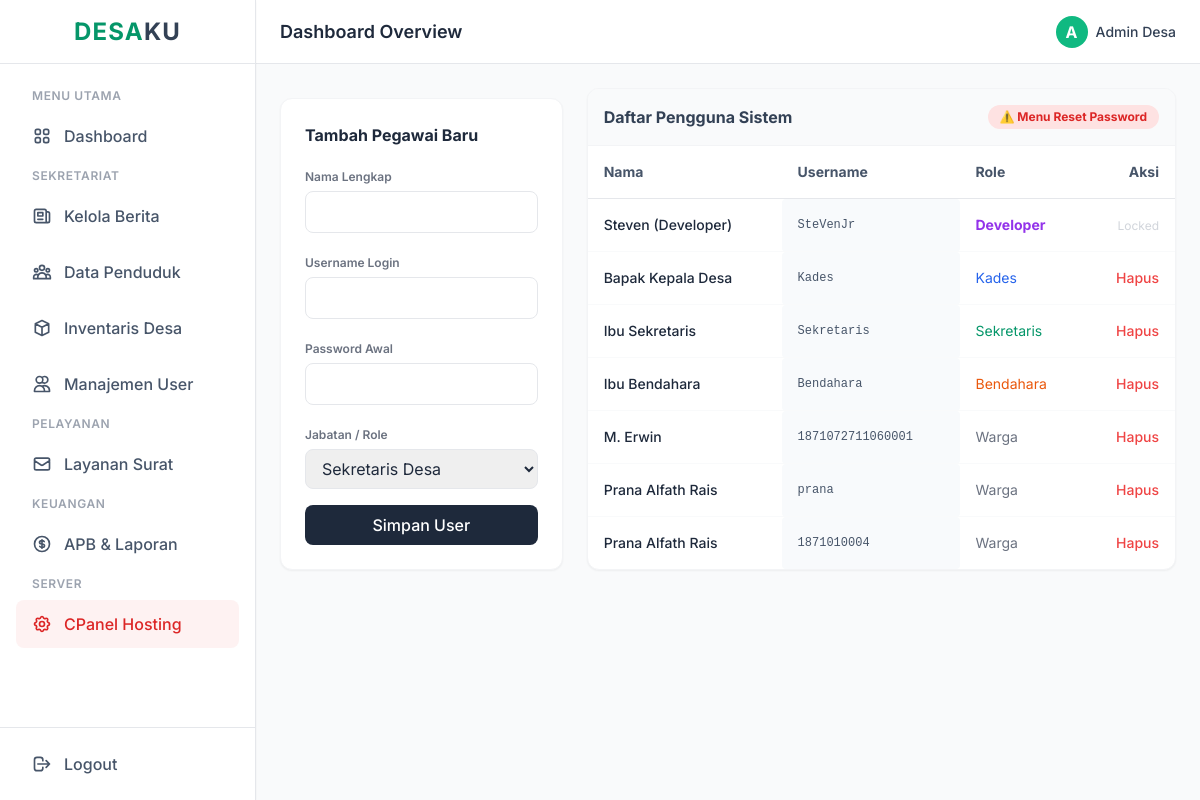
The app's page /kelola_user.php (signed in) with its own data.
### tables this page shows
CREATE TABLE `users` (
  `id` int(11) NOT NULL,
  `username` varchar(50) NOT NULL,
  `password` varchar(255) NOT NULL,
  `nama_lengkap` varchar(100) NOT NULL,
  `role_level` int(1) NOT NULL COMMENT '1:Dev, 2:Kades, 3:Sekdes, 4:Bendahara'
);

### kelola_user.php (the view, shortened to what this page needs)
<?php
include 'includes/koneksi.php';
include 'includes/header.php';
include 'includes/sidebar.php';
include 'includes/navbar.php';
?>
<main class="flex-1 overflow-x-hidden overflow-y-auto bg-gray-50 p-6">
    <div class="grid grid-cols-1 md:grid-cols-3 gap-6">
        <div class="md:col-span-1">
            <div class="bg-white p-6 rounded-xl shadow-sm border border-gray-100 sticky top-6">
                <h3 class="font-bold text-slate-800 mb-4">Tambah Pegawai Baru</h3>
                <form method="POST" class="space-y-4">
                    <div>
                        <label class="text-xs font-semibold text-gray-500">Nama Lengkap</label>
                        <input type="text" name="nama" required class="w-full border rounded-lg px-3 py-2 mt-1">
                    </div>
                    <div>
                        <label class="text-xs font-semibold text-gray-500">Username Login</label>
                        <input type="text" name="username" required class="w-full border rounded-lg px-3 py-2 mt-1">
                    </div>
                    <div>
                        <label class="text-xs font-semibold text-gray-500">Password Awal</label>
                        <input type="password" name="password" required class="w-full border rounded-lg px-3 py-2 mt-1">
                    </div>
                    <div>
                        <label class="text-xs font-semibold text-gray-500">Jabatan / Role</label>
                        <select name="role" class="w-full border rounded-lg px-3 py-2 mt-1">
                            <option value="3">Sekretaris Desa</option>
                        </select>
                    </div>
                    <button type="submit" name="tambah_user" class="w-full bg-slate-800 text-white py-2 rounded-lg hover:bg-slate-900 transition font-medium">Simpan User</button>
                </form>
            </div>
        </div>
        <div class="md:col-span-2">
            <div class="bg-white rounded-xl shadow-sm border border-gray-100 overflow-hidden">
                <div class="p-4 border-b border-gray-100 bg-gray-50 flex justify-between items-center">
                    <h3 class="font-bold text-slate-700">Daftar Pengguna Sistem</h3>
                    <?php if($_SESSION['user_role'] == 1): ?>
                    <a href="reset_password_user.php" class="text-xs bg-red-100 text-red-600 px-3 py-1 rounded-full font-bold hover:bg-red-200">⚠️ Menu Reset Password</a>
                    <?php endif; ?>
                </div>
                <table class="w-full text-left text-sm text-slate-600">
                    <thead class="bg-white border-b">
                        <tr>
                            <th class="p-4">Nama</th>
                            <th class="p-4">Username</th>
                            <th class="p-4">Role</th>
                            <th class="p-4 text-right">Aksi</th>
                        </tr>
                    </thead>
                    <tbody class="divide-y divide-gray-50">
                        <?php
                        $q = mysqli_query($conn, "SELECT * FROM users ORDER BY role_level ASC");
                        while($u = mysqli_fetch_assoc($q)):
                        ?>
                        <tr class="hover:bg-gray-50">
                            <td class="p-4 font-medium text-slate-800"><?= $u['nama_lengkap']; ?></td>
                            <td class="p-4 font-mono text-xs bg-slate-50 w-fit rounded"><?= $u['username']; ?></td>
                            <td class="p-4">
                                <?php
                                    if($u['role_level']==1) echo '<span class="text-purple-600 font-bold">Developer</span>';
                                    elseif($u['role_level']==2) echo '<span class="text-blue-600">Kades</span>';
                                    elseif($u['role_level']==3) echo '<span class="text-emerald-600">Sekretaris</span>';
                                    elseif($u['role_level']==4) echo '<span class="text-orange-600">Bendahara</span>';
                                    elseif($u['role_level']==5) echo '<span class="text-gray-500">Warga</span>';
                                ?>
                            </td>
                            <td class="p-4 text-right">
                                <?php
                                $my_id = isset($_SESSION['user_id']) ? $_SESSION['user_id'] : 0;
                                if($u['id'] != 1 && $u['id'] != $my_id):
                                ?>
                                    <a href="?del=<?= $u['id']; ?>" onclick="return confirm('Hapus user ini?')" class="text-red-500 hover:text-red-700 font-medium">Hapus</a>
                                <?php else: ?>
                                    <span class="text-gray-300 cursor-not-allowed text-xs">Locked</span>
                                <?php endif; ?>
                            </td>
                        </tr>
                        <?php endwhile; ?>
                    </tbody>
                </table>
            </div>
        </div>
    </div>
</main>
<?php include 'includes/footer.php'; ?>

### includes/header.php (style rules this page uses)
body { font-family: 'Inter', sans-serif; }

### records on screen
users: nama_lengkap "Steven (Developer)", username "SteVenJr", role_level "Developer", shows "Locked"
users: nama_lengkap "Bapak Kepala Desa", username "Kades", role_level "Kades"
users: nama_lengkap "Ibu Sekretaris", username "Sekretaris", role_level "Sekretaris"
users: nama_lengkap "Ibu Bendahara", username "Bendahara", role_level "Bendahara"
users: nama_lengkap "M. Erwin", username "1871072711060001", role_level "Warga"
users: nama_lengkap "Prana Alfath Rais", username "prana", role_level "Warga"
users: nama_lengkap "Prana Alfath Rais", username "1871010004", role_level "Warga"
